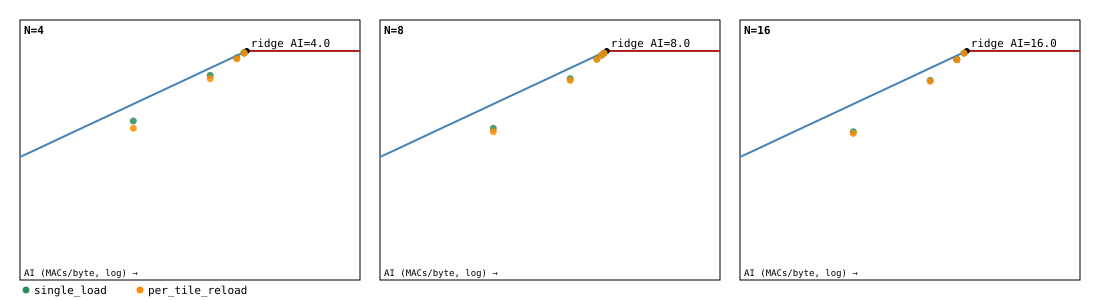

Write the Python code that produced this figure.
#!/usr/bin/env python3
# Energy-per-MAC model and roofline table/plot built on top of results.csv (measured, from
# `make -C sim/perf sweep`) and tech_params.json (estimated energy/frequency constants).
# numpy only for the math; matplotlib is optional (falls back to a hand-rolled SVG writer).
import csv
import json
import os
import sys

HERE = os.path.dirname(os.path.abspath(__file__))
RESULTS_CSV = os.path.join(HERE, "..", "results.csv")
TECH_PARAMS = os.path.join(HERE, "tech_params.json")
OUT_MD = os.path.join(HERE, "roofline.md")
OUT_SVG = os.path.join(HERE, "roofline.svg")

import numpy as np


def load_tech_params(path=TECH_PARAMS):
    with open(path) as f:
        return json.load(f)


def parse_results_csv(path=RESULTS_CSV):
    """Parse results.csv into a list of dicts with numeric fields converted."""
    rows = []
    with open(path, newline="") as f:
        for r in csv.DictReader(f):
            rows.append({
                "N": int(r["N"]),
                "M": int(r["M"]),
                "scenario": r["scenario"],
                "cycles": int(r["cycles"]),
                "ideal_macs": int(r["ideal_macs"]),
                "macs_per_cycle": float(r["macs_per_cycle"]),
                "utilization_pct": float(r["utilization_pct"]),
                "tops_at_freq": float(r["tops_at_freq"]),
            })
    return rows


def memory_bytes(N, M):
    """Bytes moved through the shared read port (weights + activations) and the write
    port (results), per stream_ctrl.sv's memory layout: W is N words of N int8, A is M
    words of N int8, C is M words of N int32."""
    weight_bytes = N * N          # N words, N int8 lanes each
    act_bytes = M * N             # M words, N int8 lanes each
    result_bytes = M * N * 4      # M words, N int32 lanes each
    return weight_bytes, act_bytes, result_bytes


def compute_energy(row, tech):
    """Energy breakdown for one CSV row under one tech-node dict from tech_params.json.
    E_total = ideal_macs*E_mac + (weight+act bytes)*E_sram_rd + result_bytes*E_sram_wr."""
    N, M, ideal_macs = row["N"], row["M"], row["ideal_macs"]
    weight_bytes, act_bytes, result_bytes = memory_bytes(N, M)

    e_mac_pj = tech["energy_mac_int8_pJ"]
    e_rd_pj = tech["energy_sram_byte_read_pJ"]
    e_wr_pj = tech["energy_sram_byte_write_pJ"]

    e_compute = ideal_macs * e_mac_pj
    e_mem_rd = (weight_bytes + act_bytes) * e_rd_pj
    e_mem_wr = result_bytes * e_wr_pj
    e_total = e_compute + e_mem_rd + e_mem_wr

    pj_per_mac = e_mac_pj  # intrinsic compute energy only, independent of M/N
    eff_pj_per_mac = e_total / ideal_macs  # amortizes data movement over the same MACs

    return {
        "weight_bytes": weight_bytes,
        "act_bytes": act_bytes,
        "result_bytes": result_bytes,
        "e_compute_pJ": e_compute,
        "e_mem_rd_pJ": e_mem_rd,
        "e_mem_wr_pJ": e_mem_wr,
        "e_total_pJ": e_total,
        "pj_per_mac": pj_per_mac,
        "eff_pj_per_mac": eff_pj_per_mac,
    }


def tops_per_watt(row, energy, freq_mhz):
    """TOPS/W at freq_mhz: energy-per-op / time-per-op gives average power, and TOPS at
    that same frequency comes from macs_per_cycle (2 flops/MAC convention, matching
    metrics.h's macs_per_cycle_to_tops)."""
    freq_hz = freq_mhz * 1e6
    time_s = row["cycles"] / freq_hz
    power_w = (energy["e_total_pJ"] * 1e-12) / time_s
    tops = row["macs_per_cycle"] * 2.0 * freq_hz / 1e12
    return tops / power_w if power_w > 0 else float("nan")


def arithmetic_intensity(row):
    """MACs per byte read through the shared read port (weights + activations only --
    the write port to results is separate hardware, per stream_ctrl.sv)."""
    weight_bytes, act_bytes, _ = memory_bytes(row["N"], row["M"])
    read_bytes = weight_bytes + act_bytes
    return row["ideal_macs"] / read_bytes


def ridge_point(N):
    """Roofline for one array size N: compute roof = N*N MACs/cycle (peak PE utilization).
    Memory roof = AI * bytes/cycle, where the shared read port delivers N*8 bits = N bytes/
    cycle. The two roofs meet where AI*N = N*N, i.e. at AI = N MACs/byte."""
    peak_macs_per_cycle = N * N
    bytes_per_cycle = N
    ridge_ai = peak_macs_per_cycle / bytes_per_cycle  # = N
    return peak_macs_per_cycle, bytes_per_cycle, ridge_ai


# ---------------------------------------------------------------------------
# SVG plotting (hand-rolled; matplotlib used instead when available)
# ---------------------------------------------------------------------------

def _svg_header(w, h):
    return f'<svg xmlns="http://www.w3.org/2000/svg" width="{w}" height="{h}" viewBox="0 0 {w} {h}" font-family="monospace" font-size="11">\n<rect width="{w}" height="{h}" fill="white"/>\n'


def _log_map(v, lo, hi, px0, px1):
    lv, llo, lhi = np.log10(v), np.log10(lo), np.log10(hi)
    return px0 + (lv - llo) / (lhi - llo) * (px1 - px0)


def _panel_svg(N, rows_for_n, x0, y0, w, h):
    """One log-log roofline panel for array size N, drawn inside [x0,y0,x0+w,y0+h]."""
    peak, bpc, ridge_ai = ridge_point(N)
    ais = [arithmetic_intensity(r) for r in rows_for_n]
    ai_lo = min(min(ais), ridge_ai) * 0.5
    ai_hi = max(max(ais), ridge_ai) * 2.0
    y_lo = peak * 0.05
    y_hi = peak * 1.5

    def X(ai):
        return _log_map(ai, ai_lo, ai_hi, x0, x0 + w)

    def Y(mpc):
        return y0 + h - _log_map(mpc, y_lo, y_hi, 0, h)

    svg = [f'<g stroke="black" stroke-width="1" fill="none"><rect x="{x0}" y="{y0}" width="{w}" height="{h}"/></g>\n']
    svg.append(f'<text x="{x0+4}" y="{y0+14}" font-weight="bold">N={N}</text>\n')

    # memory-bound roof: macs/cycle = AI * bytes_per_cycle, from ai_lo up to the ridge
    mem_x0, mem_y0 = X(ai_lo), Y(min(ai_lo * bpc, y_hi))
    mem_x1, mem_y1 = X(ridge_ai), Y(peak)
    svg.append(f'<line x1="{mem_x0:.1f}" y1="{mem_y0:.1f}" x2="{mem_x1:.1f}" y2="{mem_y1:.1f}" stroke="steelblue" stroke-width="2"/>\n')
    # compute-bound roof: horizontal line at peak, from the ridge to ai_hi
    comp_x1, comp_y = X(ai_hi), Y(peak)
    svg.append(f'<line x1="{mem_x1:.1f}" y1="{mem_y1:.1f}" x2="{comp_x1:.1f}" y2="{comp_y:.1f}" stroke="firebrick" stroke-width="2"/>\n')
    # ridge marker
    svg.append(f'<circle cx="{mem_x1:.1f}" cy="{mem_y1:.1f}" r="3" fill="black"/>\n')
    svg.append(f'<text x="{mem_x1+4:.1f}" y="{mem_y1-4:.1f}">ridge AI={ridge_ai:.1f}</text>\n')

    # measured points
    colors = {"single_load": "seagreen", "per_tile_reload": "darkorange"}
    seen = set()
    for r, ai in zip(rows_for_n, ais):
        px, py = X(ai), Y(r["macs_per_cycle"])
        c = colors.get(r["scenario"], "gray")
        svg.append(f'<circle cx="{px:.1f}" cy="{py:.1f}" r="3.5" fill="{c}" fill-opacity="0.85"/>\n')
        seen.add(r["scenario"])

    svg.append(f'<text x="{x0+4}" y="{y0+h-4}" font-size="9">AI (MACs/byte, log) &#8594;</text>\n')
    return "".join(svg)


def write_svg_matplotlib(rows, path):
    import matplotlib
    matplotlib.use("Agg")
    import matplotlib.pyplot as plt

    Ns = sorted(set(r["N"] for r in rows))
    fig, axes = plt.subplots(1, len(Ns), figsize=(5 * len(Ns), 4.2))
    if len(Ns) == 1:
        axes = [axes]
    colors = {"single_load": "seagreen", "per_tile_reload": "darkorange"}
    for ax, N in zip(axes, Ns):
        rows_n = [r for r in rows if r["N"] == N]
        peak, bpc, ridge_ai = ridge_point(N)
        ais = [arithmetic_intensity(r) for r in rows_n]
        ai_lo, ai_hi = min(min(ais), ridge_ai) * 0.5, max(max(ais), ridge_ai) * 2.0
        x_mem = np.array([ai_lo, ridge_ai])
        ax.loglog(x_mem, x_mem * bpc, color="steelblue", lw=2, label="memory roof")
        x_comp = np.array([ridge_ai, ai_hi])
        ax.loglog(x_comp, [peak, peak], color="firebrick", lw=2, label="compute roof")
        ax.plot(ridge_ai, peak, "ko", ms=5)
        for scen in ("single_load", "per_tile_reload"):
            pts = [(arithmetic_intensity(r), r["macs_per_cycle"]) for r in rows_n if r["scenario"] == scen]
            if pts:
                xs, ys = zip(*pts)
                ax.scatter(xs, ys, color=colors[scen], label=scen, zorder=5)
        ax.set_title(f"N={N}")
        ax.set_xlabel("Arithmetic intensity (MACs/byte)")
        ax.set_ylabel("MACs/cycle")
        ax.legend(fontsize=8)
        ax.grid(True, which="both", alpha=0.3)
    fig.tight_layout()
    fig.savefig(path)


def write_svg_manual(rows, path):
    Ns = sorted(set(r["N"] for r in rows))
    panel_w, panel_h, margin = 340, 260, 20
    total_w = len(Ns) * (panel_w + margin) + margin
    total_h = panel_h + 2 * margin
    parts = [_svg_header(total_w, total_h)]
    for i, N in enumerate(Ns):
        x0 = margin + i * (panel_w + margin)
        rows_n = [r for r in rows if r["N"] == N]
        parts.append(_panel_svg(N, rows_n, x0, margin, panel_w, panel_h))
    legend_y = total_h - 6
    parts.append(f'<circle cx="{margin+6}" cy="{legend_y-4}" r="3.5" fill="seagreen"/><text x="{margin+14}" y="{legend_y}">single_load</text>')
    parts.append(f'<circle cx="{margin+120}" cy="{legend_y-4}" r="3.5" fill="darkorange"/><text x="{margin+128}" y="{legend_y}">per_tile_reload</text>')
    parts.append("</svg>\n")
    with open(path, "w") as f:
        f.write("".join(parts))


def write_svg(rows, path):
    try:
        write_svg_matplotlib(rows, path)
    except ImportError:
        write_svg_manual(rows, path)


# ---------------------------------------------------------------------------
# Markdown report
# ---------------------------------------------------------------------------

def write_markdown(rows, tech_params, path):
    lines = []
    lines.append("# Energy / Roofline model\n")
    lines.append(
        "Cycles, MACs/cycle, utilization%, and TOPS-at-freq below come straight from "
        "`sim/perf/results.csv` (measured via Verilator). **All pJ/MAC, effective pJ/MAC, "
        "and TOPS/W figures are MODEL ESTIMATES**, computed from the per-node energy "
        "constants in `tech_params.json` (which are themselves literature estimates, not "
        "silicon measurements or PDK characterization) applied to the byte counts implied "
        "by `stream_ctrl.sv`'s memory layout. They are not measured quantities.\n"
    )

    for node_name, tech in tech_params["nodes"].items():
        lines.append(f"\n## {node_name} ({tech['description']})\n")
        lines.append(
            f"Estimate basis: {tech['source']}\n\n"
            f"- energy/INT8 MAC: {tech['energy_mac_int8_pJ']:.4f} pJ\n"
            f"- energy/8b register bit-flip: {tech['energy_reg_bitflip_pJ']:.4f} pJ\n"
            f"- energy/SRAM byte read: {tech['energy_sram_byte_read_pJ']:.4f} pJ\n"
            f"- energy/SRAM byte write: {tech['energy_sram_byte_write_pJ']:.4f} pJ\n"
            f"- target clock: {tech_params['target_freq_mhz']} MHz "
            f"({tech_params['target_freq_note']})\n"
        )
        lines.append(
            "\n| N | M | scenario | cycles | MACs/cycle | util% | TOPS@freq | AI (MACs/B) "
            "| pJ/MAC | eff pJ/MAC | TOPS/W |\n"
        )
        lines.append("|---|---|---|---|---|---|---|---|---|---|---|\n")
        for r in rows:
            e = compute_energy(r, tech)
            ai = arithmetic_intensity(r)
            tpw = tops_per_watt(r, e, tech_params["target_freq_mhz"])
            lines.append(
                f"| {r['N']} | {r['M']} | {r['scenario']} | {r['cycles']} | "
                f"{r['macs_per_cycle']:.3f} | {r['utilization_pct']:.2f} | "
                f"{r['tops_at_freq']:.4f} | {ai:.3f} | {e['pj_per_mac']:.4f} | "
                f"{e['eff_pj_per_mac']:.4f} | {tpw:.3f} |\n"
            )

    lines.append("\n## Roofline ridge points\n\n| N | peak MACs/cycle | read-port bytes/cycle | ridge AI (MACs/byte) |\n|---|---|---|---|\n")
    for N in sorted(set(r["N"] for r in rows)):
        peak, bpc, ridge_ai = ridge_point(N)
        lines.append(f"| {N} | {peak} | {bpc} | {ridge_ai:.2f} |\n")

    lines.append("\nSee `roofline.svg` for the per-N log-log roofline plots (measured points vs. compute/memory roofs).\n")

    with open(path, "w") as f:
        f.writelines(lines)


def main():
    if not os.path.exists(RESULTS_CSV):
        print(f"missing {RESULTS_CSV}; run `make -C .. sweep` first", file=sys.stderr)
        return 1
    rows = parse_results_csv()
    tech_params = load_tech_params()
    write_markdown(rows, tech_params, OUT_MD)
    write_svg(rows, OUT_SVG)
    print(f"wrote {OUT_MD} and {OUT_SVG} ({len(rows)} rows)")
    return 0


if __name__ == "__main__":
    sys.exit(main())
